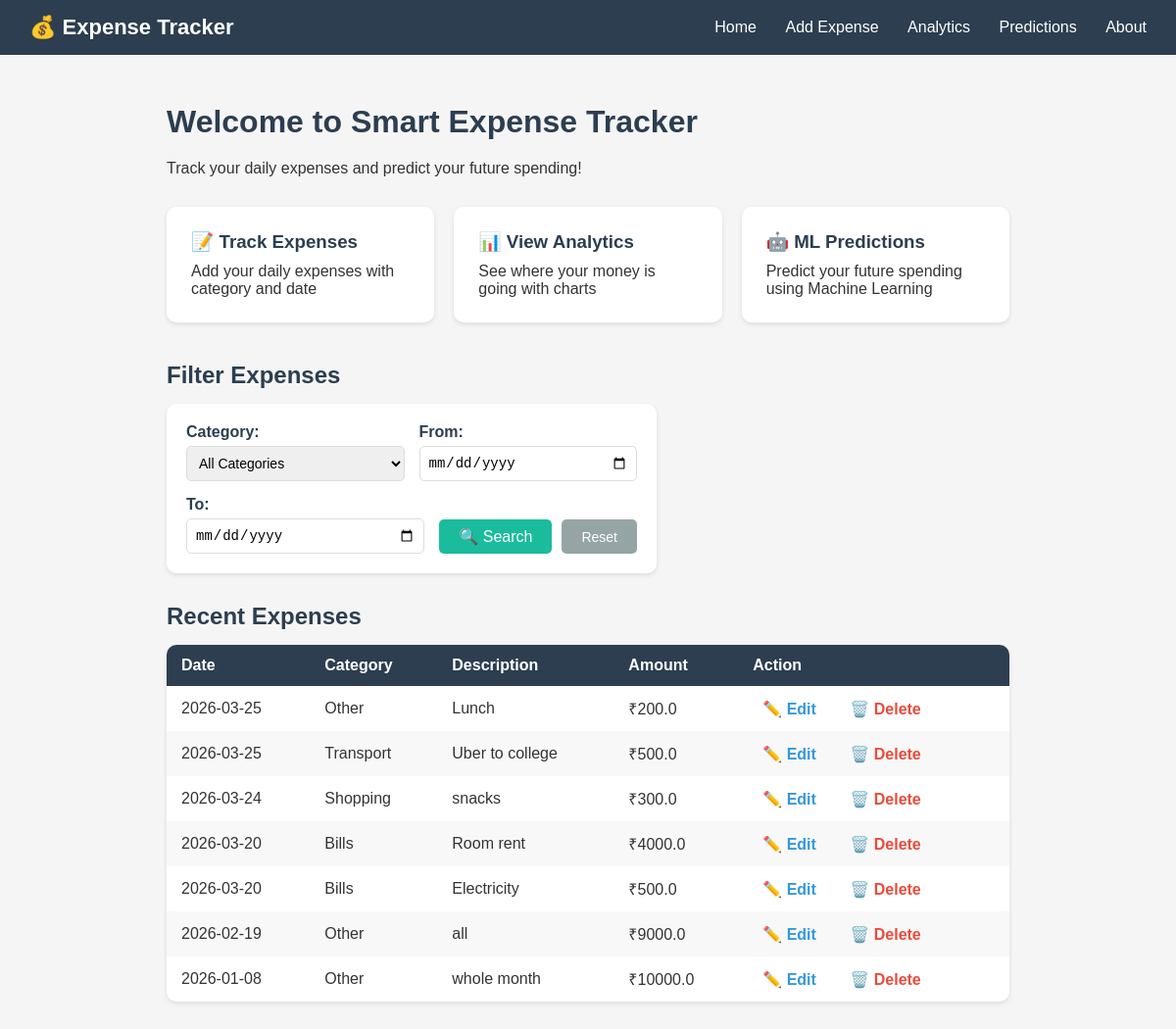
Before: / with the older database file.
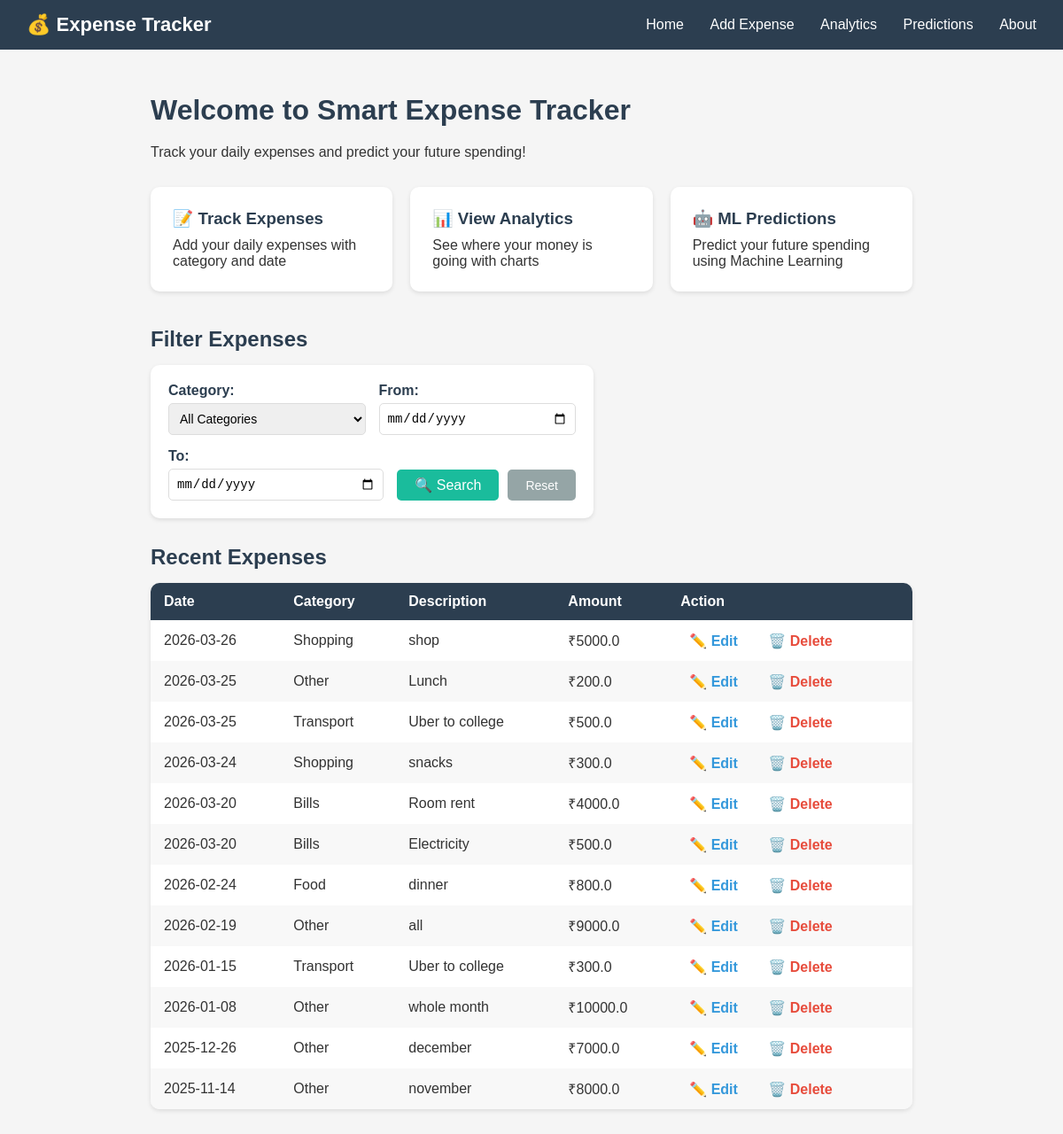
After: the same page with the newer database file.
### tables this page shows
CREATE TABLE expenses(
            id INTEGER PRIMARY KEY AUTOINCREMENT,
            amount REAL NOT NULL,
            category TEXT NOT NULL,
            description TEXT,
            date TEXT NOT NULL
        );

### app.py (the view)
@app.route('/')
def home():
    conn = get_db_connection()
    category = request.args.get('category')
    date_from = request.args.get('date_from')
    date_to = request.args.get('date_to')
    query = 'SELECT * FROM expenses WHERE 1=1'
    params = []
    if category:
        query += ' AND category = ?'
        params.append(category)
    if date_from:
        query += ' AND date >= ?'
        params.append(date_from)
    if date_to:
        query += ' AND date <= ?'
        params.append(date_to)
    query += ' ORDER BY date DESC'
    expenses = conn.execute(query, params).fetchall()
    conn.close()
    return render_template('index.html', expenses=expenses,
                           category=category,
                           date_from=date_from,
                           date_to=date_to)

### app.py (called while the page is built)
def get_db_connection():
    conn = sqlite3.connect('expenses.db')
    conn.row_factory = sqlite3.Row
    return conn

### templates/index.html (shortened to what this page needs)
{% extends 'base.html' %}
{% block content %}
    <h1>Welcome to Smart Expense Tracker</h1>
    <p>Track your daily expenses and predict your future spending!</p>
    <div class="features">
        <div class="feature-card">
            <h3>📝 Track Expenses</h3>
            <p>Add your daily expenses with category and date</p>
        </div>
        <div class="feature-card">
            <h3>📊 View Analytics</h3>
            <p>See where your money is going with charts</p>
        </div>
        <div class="feature-card">
            <h3>🤖 ML Predictions</h3>
            <p>Predict your future spending using Machine Learning</p>
        </div>
    </div>
    <h2 style="margin-top: 40px;">Filter Expenses</h2>
    <form method="GET" action="/" class="filter-form">
        <div class="filter-row">
            <div class="filter-item">
                <label for="category">Category:</label>
                <select id="category" name="category">
                    <option value="">All Categories</option>
                </select>
            </div>
            <div class="filter-item">
                <label for="date_from">From:</label>
                <input type="date" id="date_from" name="date_from"
                       value="{{ date_from if date_from else '' }}">
            </div>
            <div class="filter-item">
                <label for="date_to">To:</label>
                <input type="date" id="date_to" name="date_to"
                       value="{{ date_to if date_to else '' }}">
            </div>
            <div class="filter-buttons">
                <button type="submit">🔍 Search</button>
                <a href="/" class="reset-btn">Reset</a>
            </div>
        </div>
    </form>
    <h2 style="margin-top: 30px;">
        {% if category or date_from or date_to %}
            Filtered Results
        {% else %}
            Recent Expenses
        {% endif %}
    </h2>
    {% if expenses %}
        <table>
            <thead>
                <tr>
                    <th>Date</th>
                    <th>Category</th>
                    <th>Description</th>
                    <th>Amount</th>
                    <th>Action</th>
                </tr>
            </thead>
            <tbody>
                {% for expense in expenses %}
                <tr>
                    <td>{{ expense['date'] }}</td>
                    <td>{{ expense['category'] }}</td>
                    <td>{{ expense['description'] }}</td>
                    <td>₹{{ expense['amount'] }}</td>
                    <td>
                        <a href="/edit/{{ expense['id'] }}" class="edit-btn">
                            ✏️ Edit
                        </a>
                        <a href="/delete/{{ expense['id'] }}" class="delete-btn"
                           onclick="return confirm('Are you sure you want to delete this expense?')">
                            🗑️ Delete
                        </a>
                    </td>
                </tr>
                {% endfor %}
            </tbody>
        </table>
    {% else %}
        <p style="margin-top: 15px; color: #888;">
            No expenses found.
            <a href="/add">Add your first expense!</a>
        </p>
    {% endif %}
{% endblock %}

### templates/base.html (shortened to what this page needs)
<!DOCTYPE html>
<html lang="en">
<head>
    <link rel="stylesheet" href="{{ url_for('static', filename='style.css') }}">
</head>
<body>
    <nav>
        <div class="logo">💰 Expense Tracker</div>
        <div class="nav-links">
            <a href="/">Home</a>
            <a href="/add">Add Expense</a>
            <a href="/analytics">Analytics</a>
            <a href="/predictions">Predictions</a>
            <a href="/about">About</a>
        </div>
    </nav>
    <div class="container">
        {% block content %}
        {% endblock %}
    </div>
</body>
</html>

### static/style.css (style rules this page uses)
* { margin: 0; padding: 0; box-sizing: border-box; }
body { font-family: Arial, sans-serif; background-color: #f5f5f5; color: #333; }
nav { background-color: #2c3e50; padding: 15px 30px; display: flex; justify-content: space-between; align-items: center; }
.logo { color: white; font-size: 22px; font-weight: bold; }
.nav-links a { color: white; text-decoration: none; margin-left: 25px; font-size: 16px; }
.container { max-width: 900px; margin: 30px auto; padding: 20px; }
h1 { color: #2c3e50; margin-bottom: 20px; }
.features { display: flex; gap: 20px; margin-top: 30px; flex-wrap: wrap; }
.feature-card { background: white; padding: 25px; border-radius: 10px; flex: 1; min-width: 200px; box-shadow: 0 2px 5px rgba(0,0,0,0.1); }
.feature-card h3 { margin-bottom: 10px; color: #2c3e50; }
form { background: white; padding: 30px; border-radius: 10px; box-shadow: 0 2px 5px rgba(0,0,0,0.1); max-width: 500px; }
label { display: block; margin-top: 15px; margin-bottom: 5px; font-weight: bold; color: #2c3e50; }
input, select { width: 100%; padding: 10px; border: 1px solid #ddd; border-radius: 5px; font-size: 14px; }
button { margin-top: 20px; padding: 12px 30px; background-color: #1abc9c; color: white; border: none; border-radius: 5px; font-size: 16px; cursor: pointer; width: 100%; }
table { width: 100%; border-collapse: collapse; margin-top: 15px; background: white; border-radius: 10px; overflow: hidden; box-shadow: 0 2px 5px rgba(0,0,0,0.1); }
thead { background-color: #2c3e50; color: white; }
th, td { padding: 12px 15px; text-align: left; }
tbody tr:nth-child(even) { background-color: #f8f8f8; }
h2 { color: #2c3e50; margin-bottom: 10px; }
.delete-btn { color: #e74c3c; text-decoration: none; font-weight: bold; padding: 5px 10px; border-radius: 5px; }
.edit-btn { color: #3498db; text-decoration: none; font-weight: bold; padding: 5px 10px; border-radius: 5px; margin-right: 10px; }
.filter-form { background: white; padding: 20px; border-radius: 10px; box-shadow: 0 2px 5px rgba(0,0,0,0.1); margin-top: 15px; }
.filter-row { display: flex; gap: 15px; align-items: flex-end; flex-wrap: wrap; }
.filter-item { flex: 1; min-width: 150px; }
.filter-item label { display: block; margin-bottom: 5px; font-weight: bold; color: #2c3e50; margin-top: 0; }
.filter-item select, .filter-item input { width: 100%; padding: 8px; border: 1px solid #ddd; border-radius: 5px; }
.filter-buttons { display: flex; gap: 10px; }
.filter-buttons button { margin-top: 0; padding: 8px 20px; width: auto; }
.reset-btn { padding: 8px 20px; background-color: #95a5a6; color: white; text-decoration: none; border-radius: 5px; font-size: 14px; display: flex; align-items: center; }

Changed rows visible on the page:
added expenses: date "2026-03-26", category "Shopping", description "shop", amount "5000.0"
added expenses: date "2026-02-24", category "Food", description "dinner", amount "800.0"
added expenses: date "2026-01-15", category "Transport", description "Uber to college", amount "300.0"
added expenses: date "2025-12-26", category "Other", description "december", amount "7000.0"
added expenses: date "2025-11-14", category "Other", description "november", amount "8000.0"
